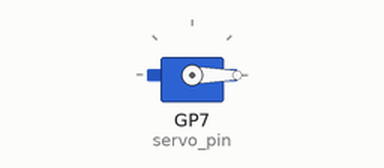
Simulated run of this program. Board: Raspberry Pi Pico running MicroPython. On the bench: servo. Servo angles are drawn from the pulse width (0.5 ms = 0°, 2.5 ms = 180°). At 3.0 s the program stops and its outputs stay as they are.

Above: at 0.1 s.
At 1.47 s:
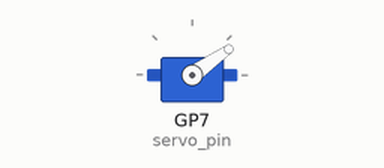
At 2.37 s:
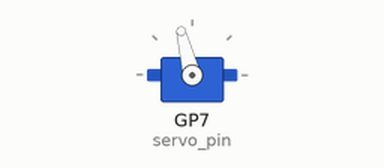
At 3.1 s:
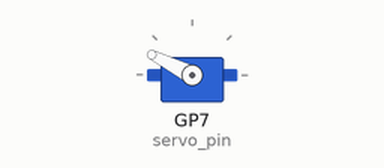
Timing chart, 0 to 4.5 s (numbered marks = the images above):
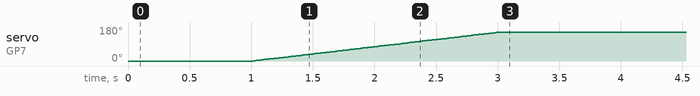

Measured:
- by itself, servo on GP7 (servo_pin): moves from 0° to 153° over 2.0 s

The program:

demo_servo.py
```python
import machine
import time

servo_pin = machine.Pin(7, mode=machine.Pin.OUT)
servo_pwm = machine.PWM(servo_pin)
servo_pwm.freq(50)

# pulse width ranges from 500 to 1500 microseconds

class Servo():

    def __init__(self, gpio, freq=50, pw_min=500, pw_max=2200):
        self.pin = machine.Pin(gpio, mode=machine.Pin.OUT)
        self.pw_min = pw_min
        self.pw_max = pw_max
        self.pwm = machine.PWM(self.pin)
        self.pwm.freq(freq)

    def set_position(self, pos):
        pw = self.pw_min + int((self.pw_max - self.pw_min)*pos/100)
        self.set_pulsewidth_us(max(self.pw_min, min(self.pw_max, pw)))

    def set_pulsewidth_us(self, pw):
        self.pwm.duty_ns(1000*pw)


srv = Servo(7)
srv.set_position(0)
time.sleep(1)
for k in range(0, 101):
    srv.set_position(k)
    time.sleep_ms(20)
```
